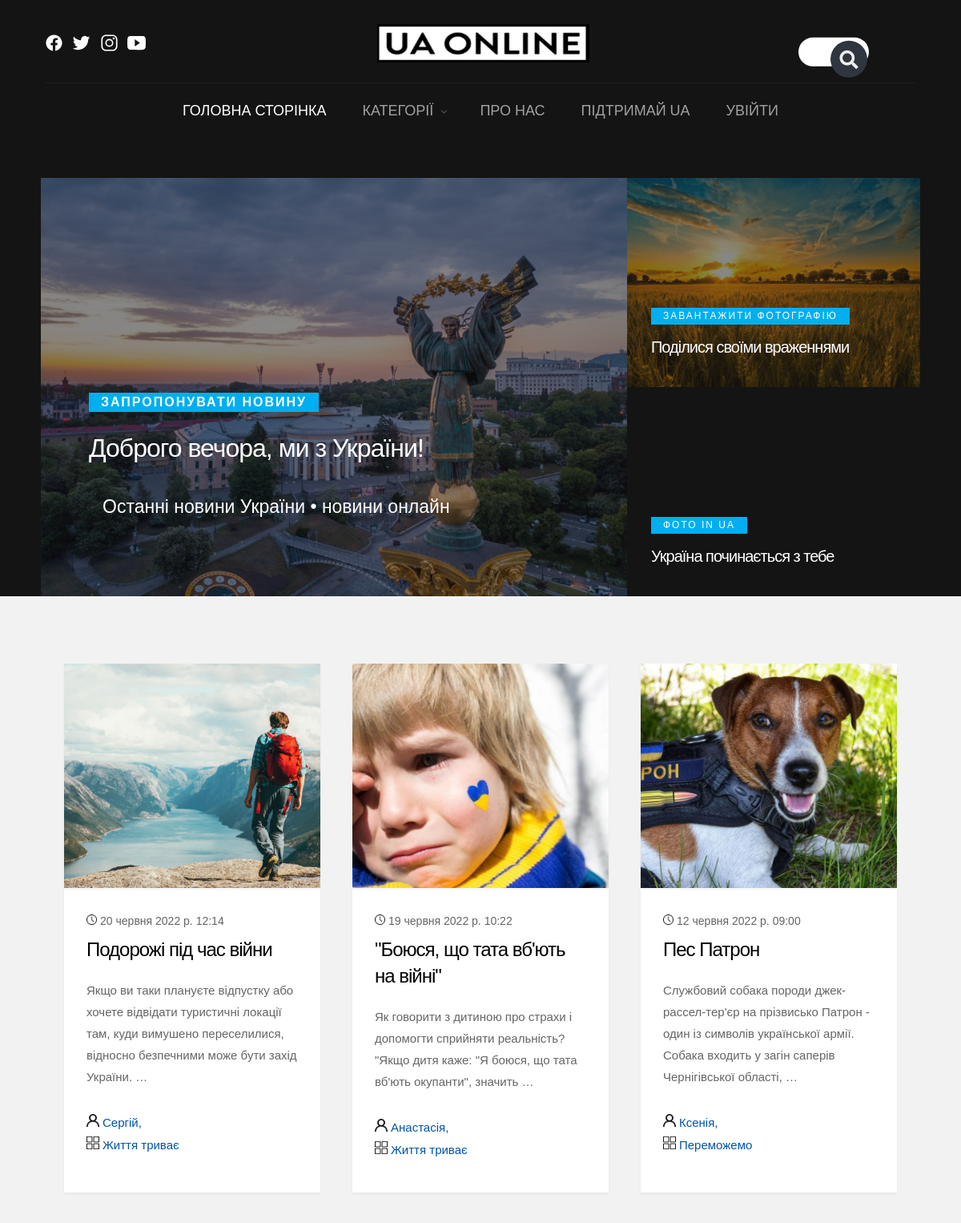
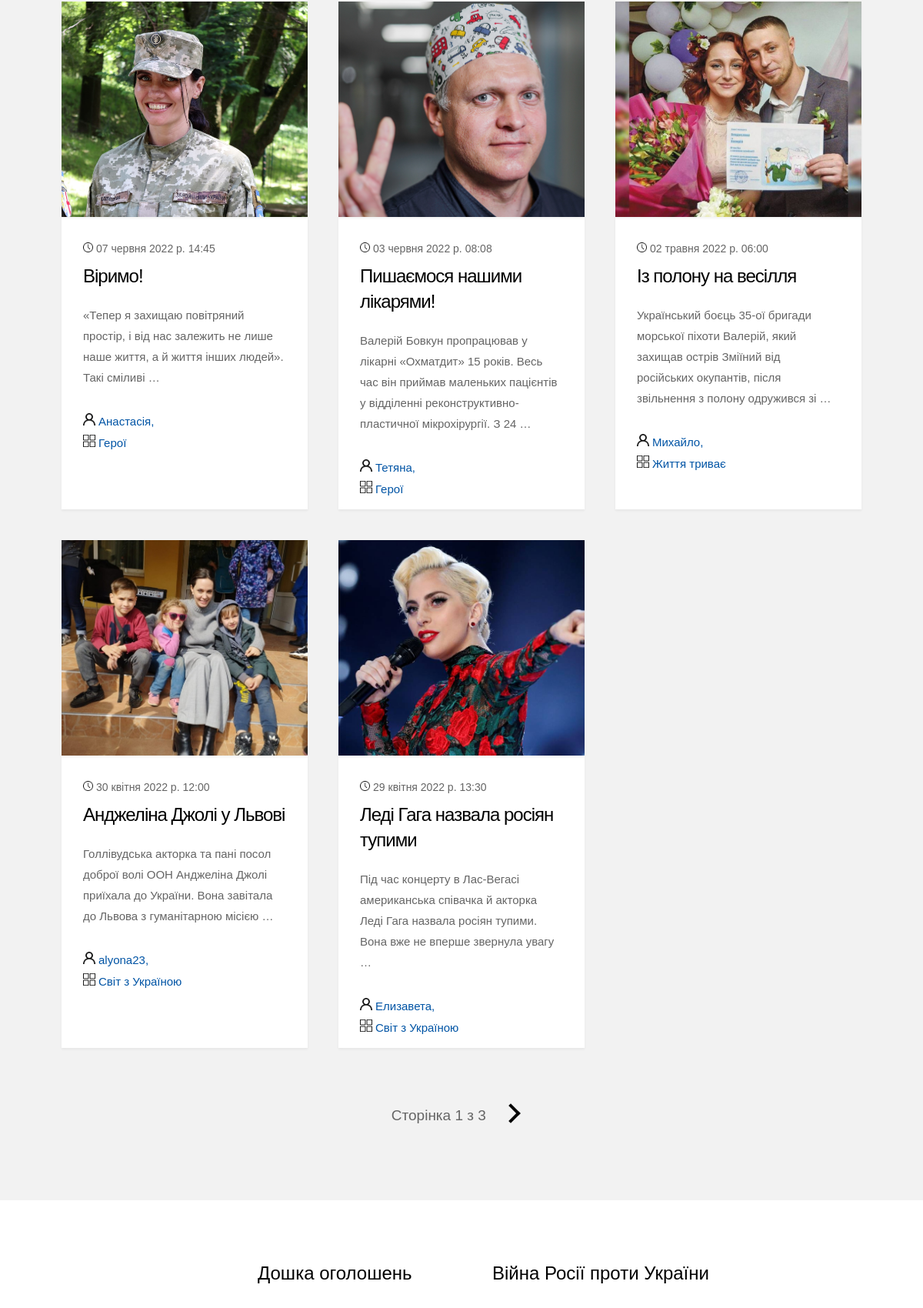
Screenshot of /ua_online (upper part) with the database file from the repository (2 pictures, top to bottom).
### blog/models.py (models this page shows, shortened)
class Post(models.Model):
    title = models.CharField(max_length=32, verbose_name=_("Назва"))
    content = models.TextField(verbose_name=_("Опис"))
    published_date = models.DateTimeField(auto_created=True, verbose_name=_("Дата опублікування"))
    category = models.ForeignKey(Category, on_delete=models.CASCADE, verbose_name=_("Категорія"))
    user = models.ForeignKey(User, on_delete=models.CASCADE, verbose_name=_("Автор"))
    img = models.ImageField(upload_to="posts", verbose_name=_("Зображення"))
    likes = models.ManyToManyField(User, related_name='likes', blank=True, verbose_name=_("Вподобання"))
    class Meta:
        verbose_name = _("Публікація")
        verbose_name_plural = _("Публікації")

class Category(models.Model):
    name = models.CharField(max_length=30, verbose_name=_("Назва категорії"))
    def __str__(self):
        return self.name
    class Meta:
        verbose_name = _("Категорія")
        verbose_name_plural = _("Категорії")

### blog/views.py (the view)
# urls.py: path('ua_online', views.index, name="index"),
def index(request):
    all_posts = Post.objects.all().order_by("-published_date")
    paginator = Paginator(all_posts, 8)
    page = request.GET.get('page')
    try:
        posts = paginator.page(page)
    except PageNotAnInteger:
        posts = paginator.page(1)
    except EmptyPage:
        posts = paginator.page(paginator.num_pages)
    context = {'posts': posts, 'page': page}
    context.update(get_categories())
    return render(request, "blog/index.html", context)

### blog/views.py (called while the page is built)
def get_categories():
    all_categories = Category.objects.all()
    return {'cat': all_categories}

### templates/blog/index.html (shortened to what this page needs)
<!DOCTYPE html>
{% load static %}
{% load i18n %}
<head>
    <link rel="stylesheet" href="https://cdnjs.cloudflare.com/ajax/libs/font-awesome/4.7.0/css/font-awesome.min.css">
    <link rel="stylesheet" href="{% static "css/basic.css" %}">
    <link rel="stylesheet" href="{% static "css/style_search.css" %}">
    <link rel="stylesheet" href="{% static "css/style_footer.css" %}">
    <link rel="stylesheet" href="{% static "css/main.css" %}">
    <link rel="stylesheet" href="{% static "css/up.css" %}">
    <link rel="stylesheet" href="{% static "js/jquery-3.2.1.min.js" %}">
    <link rel="stylesheet" href="{% static "js/modernizr.js" %}">
    <link rel="stylesheet" href="{% static "js/pace.min.js" %}">
    <link rel="stylesheet" href="{% static "js/plugins.js" %}">
    <link href="https://use.fontawesome.com/releases/v5.6.1/css/all.css" rel="stylesheet">
</head>
<body id="top">
<section class="s-pageheader s-pageheader--home">
    <header class="header">
        <div class="header__content row">
            <div class="header__logo">
                <a class="logo" href="{% url "index" %}"><img src={% static "logo_ua.PNG" %} alt="UA_online"></a>
            </div>
            <ul class="header__social">
                <li><a href="https://ru-ru.facebook.com/tsn.ua/">
                    <ion-icon name="logo-facebook"></ion-icon>
                </a></li>
                <li><a href="https://twitter.com/tsnua?ref_src=twsrc%5Egoogle%7Ctwcamp%5Eserp%7Ctwgr%5Eauthor">
                    <ion-icon name="logo-twitter"></ion-icon>
                </a></li>
                <li><a href="https://www.instagram.com/tsnua/">
                    <ion-icon name="logo-instagram"></ion-icon>
                </a></li>
                <li><a href="https://www.youtube.com/watch?v=WY8sDvZdWEA&ab_channel=%D0%A2%D0%A1%D0%9D">
                    <ion-icon name="logo-youtube"></ion-icon>
                </a></li>
            </ul>
            <form method="post" action="{% url "search" %}" class="input-group" id="search_form">
                <input type="search" name="query" class="form-control">
                <span class="input-group-btn" style="transform: translate(12px, -100px);"
                      onclick="search_form.submit('')">
                    <i class="fa fa-search" aria-hidden="true"></i>
                </span>
            </form>
            <nav class="header__nav-wrap">
                <ul class="header__nav" style="font-size: 18px;">
                    <li class="current"><a href="{% url 'index' %}">{% trans "ГОЛОВНА СТОРІНКА" %}</a></li>
                    <li class="has-children">
                        <a href="#0" title="">{% trans "КАТЕГОРІЇ" %}</a>
                    </li>
                    <li><a href="{% url 'about' %}" title="">{% trans "ПРО НАС" %}</a></li>
                    <li><a href="https://dimcharity.com/" title="">{% trans "ПІДТРИМАЙ UA" %}</a></li>
                    {% if request.user.is_authenticated %}
                        &emsp;&emsp; <a>{% trans "Вітаю," %} {{ request.user }}</a>
                        &emsp;&emsp;
                        <li><a href="{% url 'logout' %}">{% trans "Вийти" %}</a></li>
                    {% else %}
                        <li><a href="{% url 'login' %}">{% trans "УВІЙТИ" %}</a></li>
                    {% endif %}
                </ul>
            </nav>
        </div>
    </header>
    <div class="pageheader-content row">
        <div class="col-full">
            <div class="featured">
                <div class="featured__column featured__column--big">
                    <div class="entry" style="background-image:url({% static 'uk_mom.jpg' %});">
                        <div class="entry__content">
                            <span class="entry__category" style="font-size:16px;font-weight: 900;"><a
                                    href="{% url 'create' %}">{% trans "Запропонувати новину" %}</a></span>
                            <h1><a href="#0" title="">{% trans "Доброго вечора, ми з України!" %}</a></h1>
                            <div class="entry__info" style="font-size:23px;color:#FFFFFF;padding: 0;">
                                <ul>{% trans "Останні новини України" %} &#8226; {% trans "новини онлайн" %}</ul>
                            </div>
                        </div>
                    </div>
                </div>
                <div class="featured__column featured__column--small">
                    <div class="entry" style="background-image:url({% static '1.jpg' %});">
                        <div class="entry__content">
                            <span class="entry__category" style="font-size:12px; background-color: #01aef0;"><a
                                    href="{% url "upload" %}">{% trans "Завантажити фотографію" %} </a></span>
                            <h1><a href="#0" title="">{% trans "Поділися своїми враженнями" %}</a></h1>
                        </div>
                    </div>
                    <div class="entry" style="background-image:url({% static 'prapor.jpg' %});">
                        <div class="entry__content">
                            <span class="entry__category" style="font-size:12px;"><a
                                    href="{% url "gallery" %}">{% trans "Фото in UA" %}</a></span>
                            <h1><a href="#0" title="">{% trans "Україна починається з тебе" %}</a></h1>
                        </div>
                    </div>
                </div>
            </div>
        </div>
    </div>
</section>
<section class="s-content">
    <div class="row masonry-wrap">
        <div class="masonry">
            {% for post in posts %}
                <article class="masonry__brick entry format-standard" data-aos="fade-up">
                    <div class="entry__thumb">
                        <a href="{% url "post" post.pk %}" class="entry__thumb-link">
                            <img src="{{ post.img.url }}" style="width: 330px; height: 280px; object-fit: cover;"
                                 alt="">
                        </a>
                    </div>
                    <div class="entry__text" style=" height: 380px; object-fit: cover;">
                        <div class="entry__header">
                            <div class="entry__date">
                                <img src={% static "clock.png" %} height= 5%; width=5%;
                                     title="{% trans "Опубліковано" %}">
                                {{ post.published_date }}
                            </div>
                            <h1 class="entry__title"><a href="{% url "post" post.pk %}">{{ post.title }}</a></h1>
                        </div>
                        <div class="entry__excerpt">
                            <p>
                                {{ post.content|truncatewords:20 }}
                            </p>
                        </div>
                        <div class="entry__meta">
                            <span class="entry__meta-links">
                                 <img src={% static "profile.png" %} height= 6%; width=6%;
                                      title="{% trans "Автор" %}">
                                <a href="{% url "user" post.user.id %}"> {{ post.user }}</a>
                                <br/>
                                  <img src={% static "category.png" %} height= 6%; width=6%;
                                       title="{% trans "Категорія" %}"><a
                                    href="{% url "category" post.category.id %}"> {{ post.category }}</a>
                            </span>
                        </div>
                    </div>
                </article>
            {% endfor %}
            <div class="row">
                <div class="col-full">
                    <nav class="pgn" style="font-size: 19px; margin-bottom: -40px; margin-top: 30px;">
                        <ul>
                            {% trans "Сторінка " %}{{ posts.number }} {% trans "з " %}{{ posts.paginator.num_pages }}
                            {% if posts.has_next %}
                                <a href="?page={{ posts.next_page_number }}"><i class="right"></i></a>
                            {% endif %}
                        </ul>
                    </nav>
                </div>
            </div>
        </div>
    </div>
</section>
<section class="s-extra">
    <div class="row top">
        <div class="col-eight md-six tab-full popular">
            <h3 style="margin-left: 170px;">{% trans 'Дошка оголошень' %}</h3>
        </div>
        <div class="col-four md-six tab-full about">
            <h3>{% trans 'Війна Росії проти України' %}</h3>
        </div>
    </div>
</section>
</body>
</html>

### static/css/basic.css (style rules this page uses)
*, *::before, *::after { box-sizing: inherit; }
body { font-weight: normal; line-height: 1; word-wrap: break-word; text-rendering: optimizeLegibility; -webkit-overflow-scrolling: touch; -webkit-text-size-adjust: none; font-family: "metropolis-regular", sans-serif; }
body, input, button { -moz-osx-font-smoothing: grayscale; -webkit-font-smoothing: antialiased; }
img, video { max-width: 100%; height: auto; }
div, dl, dt, dd, ul, ol, li, h1, h2, h3, h4, h5, h6, pre, form, p, blockquote, th, td { margin: 0; padding: 0; }
h1, h2, h3, h4, h5, h6 { -webkit-font-smoothing: auto; -webkit-font-smoothing: antialiased; -webkit-font-variant-ligatures: common-ligatures; -moz-font-variant-ligatures: common-ligatures; font-variant-ligatures: common-ligatures; text-rendering: optimizeLegibility; }
em, i { font-style: italic; line-height: inherit; }
ol, ul { list-style: none; }
li { display: block; }
a { text-decoration: none; line-height: inherit; }
a img { border: none; }
input[type="email"], input[type="number"], input[type="search"], input[type="text"], input[type="tel"], input[type="url"], input[type="password"], textarea { -webkit-appearance: none; -moz-appearance: none; -ms-appearance: none; -o-appearance: none; appearance: none; }
.row { width: 94%; max-width: 1200px; margin: 0 auto; }
.row:after { content: ""; display: table; clear: both; }
.row .row { width: auto; max-width: none; margin-left: -20px; margin-right: -20px; }
[class*="col-"] { float: left; padding: 0 20px; }
.col-four, .col-1-3 { width: 33.33333%; }
.col-eight, .col-2-3 { width: 66.66667%; }
.col-twelve, .col-full { width: 100%; }
@media only screen and (max-width: 1200px) { .row .row { margin-left: -15px; margin-right: -15px; } }
@media only screen and (max-width: 1200px) { [class*="col-"] { padding: 0 15px; } }
@media only screen and (max-width: 1200px) { .md-six, .md-1-2 { width: 50%; } }

### static/css/style_search.css (style rules this page uses)
.input-group { font-family: "metropolis-extrabold", sans-serif; position: absolute; top: 19%; left: 93%; transform: translate(-100%, -20%); background: #ffffff; height: 36px; border-radius: 30px; padding: 14px; }
.input-group-btn { color: #eeeeee; float: right; width: 46px; height: 46px; border-radius: 50%; background: #2f3640; display: flex; justify-content: center; align-items: center; transition: 0.4s; cursor: pointer; }
.input-group-btn > i { font-size: 23px; }
.form-control { border: none; background: none; outline: none; float: left; padding: 0; color: white; font-size: 16px; transition: 0.4s; line-height: 40px; width: 60px; text-decoration: none; }
input[type="search"] { -webkit-text-fill-color: rgb(25, 25, 27); }

### templates/blog/index.html (style rules this page uses)
i.right, i.left { border: solid black; border-width: 0 4px 4px 0; display: inline-block; padding: 7px; margin-right: 18px; margin-left: 18px; }
.right { transform: rotate(-45deg); -webkit-transform: rotate(-45deg); }

### rows the page displays
Post: img (picture), published_date "20 червня 2022 р. 12:14", title "Подорожі під час війни", content "Якщо ви таки плануєте відпустку або хочете відвідати туристичні локації там, куди вимушено переселилися, відносно безпечними може бути захід України. …", user "Сергій", category "Життя триває"
Post: img (picture), published_date "19 червня 2022 р. 10:22", title "\"Боюся, що тата вб'ють на війні\"", content "Як говорити з дитиною про страхи і допомогти сприйняти реальність? \"Якщо дитя каже: \"Я боюся, що тата вб'ють окупанти\", значить …", user "Анастасія", category "Життя триває"
Post: img (picture), published_date "12 червня 2022 р. 09:00", title "Пес Патрон", content "Службовий собака породи джек-рассел-тер'єр на прізвисько Патрон - один із символів української армії. Собака входить у загін саперів Чернігівської області, …", user "Ксенія", category "Переможемо"
Post: img (picture), published_date "07 червня 2022 р. 14:45", title "Віримо!", content "«Тепер я захищаю повітряний простір, і від нас залежить не лише наше життя, а й життя інших людей». Такі сміливі …", user "Анастасія", category "Герої"
Post: img (picture), published_date "03 червня 2022 р. 08:08", title "Пишаємося нашими лікарями!", content "Валерій Бовкун пропрацював у лікарні «Охматдит» 15 років. Весь час він приймав маленьких пацієнтів у відділенні реконструктивно-пластичної мікрохірургії. З 24 …", user "Тетяна", category "Герої"
Post: img (picture), published_date "02 травня 2022 р. 06:00", title "Із полону на весілля", content "Український боєць 35-ої бригади морської піхоти Валерій, який захищав острів Зміїний від російських окупантів, після звільнення з полону одружився зі …", user "Михайло", category "Життя триває"
Post: img (picture), published_date "30 квітня 2022 р. 12:00", title "Анджеліна Джолі у Львові", content "Голлівудська акторка та пані посол доброї волі ООН Анджеліна Джолі приїхала до України. Вона завітала до Львова з гуманітарною місією …", user "alyona23", category "Світ з Україною"
Post: img (picture), published_date "29 квітня 2022 р. 13:30", title "Леді Гага назвала росіян тупими", content "Під час концерту в Лас-Вегасі американська співачка й акторка Леді Гага назвала росіян тупими. Вона вже не вперше звернула увагу …", user "Елизавета", category "Світ з Україною"

### other values shown
{{ posts.number }} "1"
{{ posts.paginator.num_pages }} "3"
